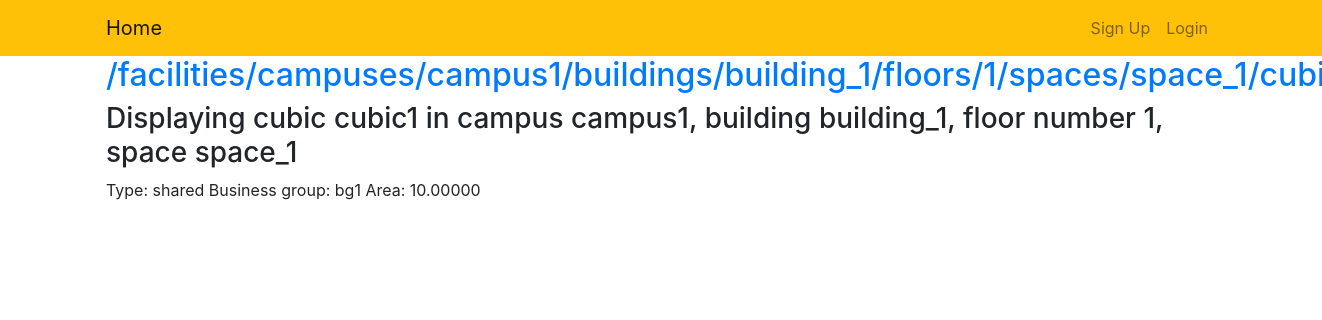
Before: /facilities/campuses/campus1/buildings/building_1/floors/1/spaces/space_1/cubics/cubic1/ with the older database file.
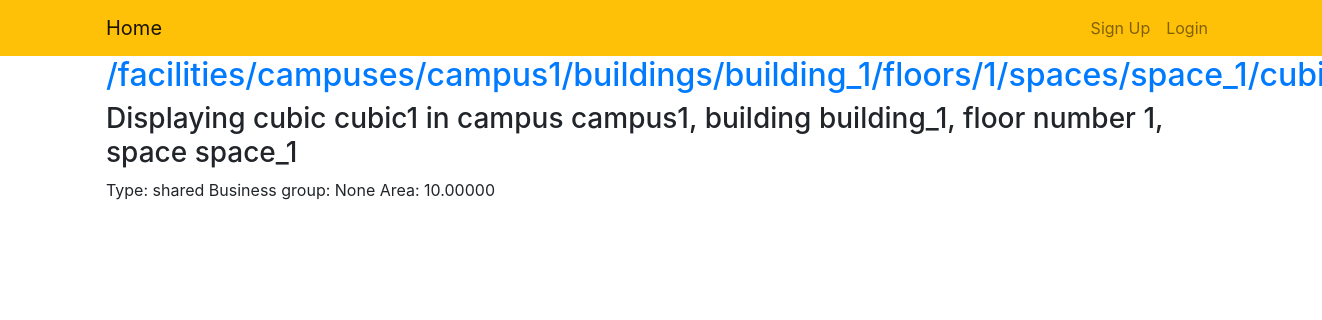
After: the same page with the newer database file.
### facilities/models.py (models this page shows, shortened)
class Cubic(models.Model):
    id = models.CharField(primary_key=True, max_length=MAX_LENGTH)
    type = models.CharField(choices=(('shared', 'shared'), ('private', 'private')), max_length=MAX_LENGTH)
    space = models.ForeignKey(Space, on_delete=models.CASCADE)
    business_group = models.ForeignKey(BusinessGroup, on_delete=models.CASCADE, null=True, blank=True)
    area = models.DecimalField(decimal_places=5, max_digits=10)

### custom_user/models.py (models this page shows, shortened)
class BusinessGroup(models.Model):
    id = models.CharField(primary_key=True, max_length=MAX_LENGTH)
    admin_group = models.BooleanField(default=False)
    def __str__(self):
        return self.id

### facilities/views.py (the view)
def display_cubic(request, campus_id, building_id, floor_num, space_id, cubic_id):
    wanted_campus = get_object_or_404(Campus, id=campus_id)
    wanted_building = get_object_or_404(Building, campus=wanted_campus, id=building_id)
    wanted_floor = get_object_or_404(Floor, building=wanted_building, floor_num=int(floor_num))
    wanted_space = get_object_or_404(Space, floor=wanted_floor, id=space_id)
    cubic = get_object_or_404(Cubic, space=wanted_space, id=cubic_id)
    return render(request, 'facilities/cubic.html', {'campus_id': campus_id, 'building_id': building_id,
                                                     'floor_num': floor_num, 'space_id': space_id, 'cubic': cubic})

### facilities/templates/facilities/cubic.html
{% extends 'custom_user/base.html' %}
{% block content %}
<body>
    <h2>
        <a href="{% url 'facilities:space_cubics' campus_id=campus_id building_id=building_id floor_num=floor_num space_id=space_id %}">
            {% url 'facilities:space_cubics' campus_id=campus_id building_id=building_id floor_num=floor_num space_id=space_id %}
        </a>
    </h2>
    <h3>Displaying cubic {{cubic.id}} in campus {{campus_id}}, building {{building_id}}, floor number {{floor_num}}, space {{space_id}}</h3>
    Type: {{ cubic.type }}
    Business group: {{ cubic.business_group }}
    Area: {{ cubic.area }}
</body>
{% endblock %}

Changed rows visible on the page:
changed Cubic "cubic1": business_group "bg1" → "None"
